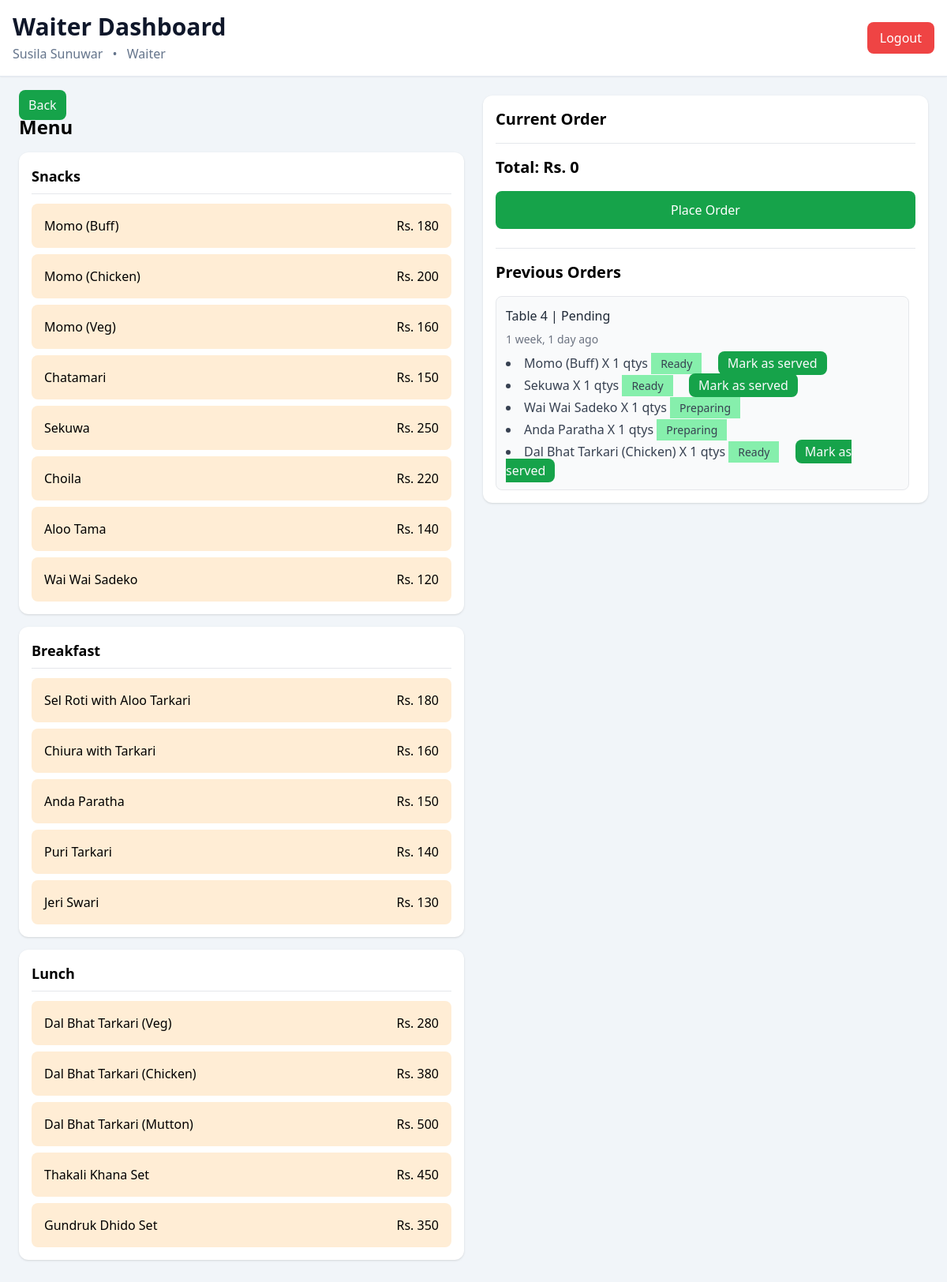
The page /orders/menu/18/ (signed in) on the database as committed earlier.
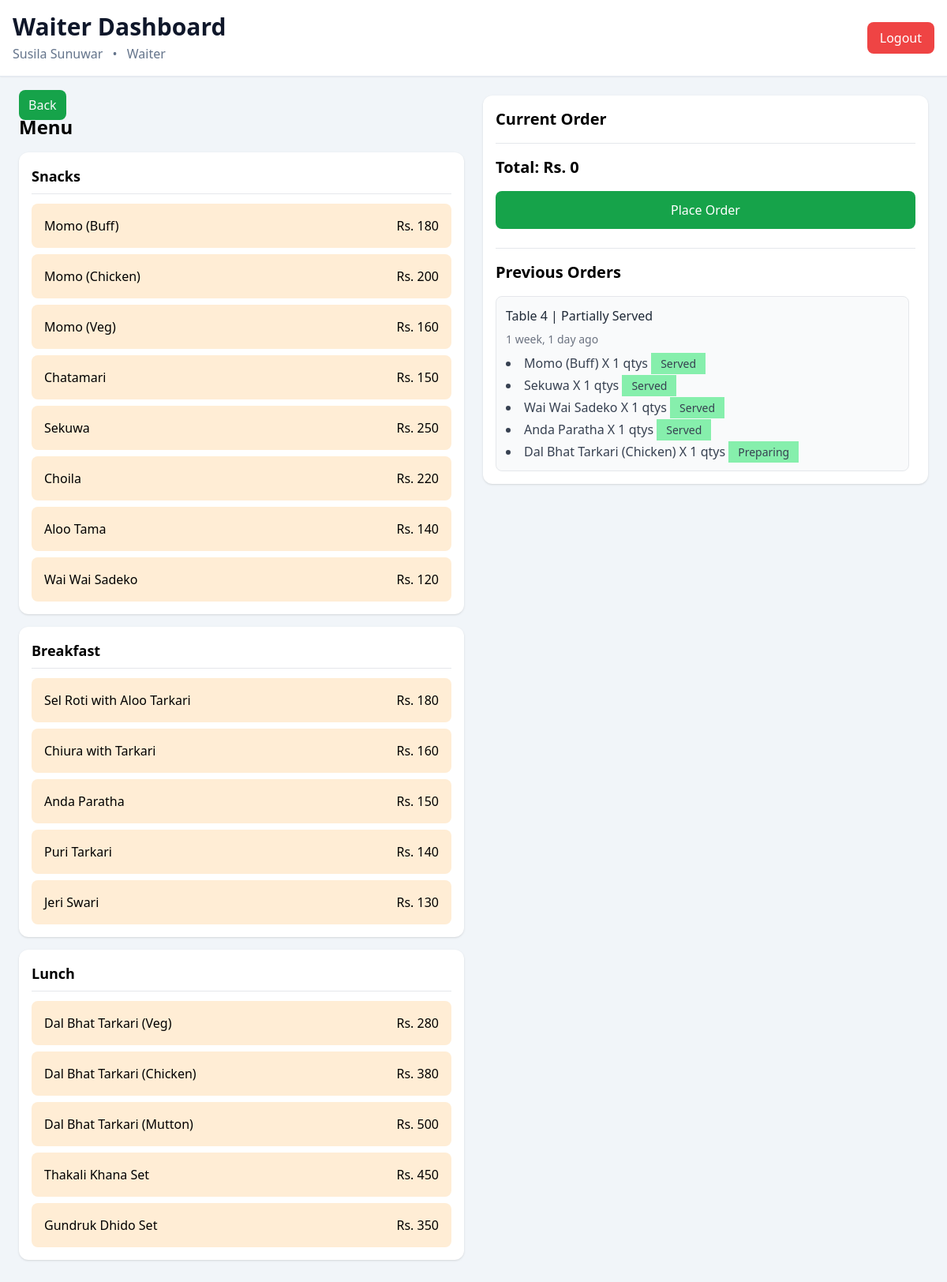
The same page on the database as committed later.
### accounts/models.py (models this page shows)
class User(AbstractUser):
    class ROLE_CHOICES(models.TextChoices):
        WAITER = 'w', 'Waiter'
        BILLING = 'b', 'Billing'
        KITCHEN = 'k', 'Kitchen'
        OWNER = 'o', 'Owner'
    role = models.CharField(choices=ROLE_CHOICES, max_length=2)

### orders/models.py (models this page shows, shortened)
class Category(models.Model):
    name = models.CharField(max_length=150)
    class Meta:
        verbose_name_plural = 'Categories'
    def __str__(self):
        return self.name

class MenuItem(models.Model):
    class PRIORITY_CHOICES(models.TextChoices):
        HIGH = '3', 'High'
        MEDIUM = '2', 'Medium'
        LOW = '1', 'Low'
    category = models.ForeignKey(Category, on_delete=models.CASCADE, related_name='items')
    name = models.CharField(max_length=200)
    price = models.PositiveIntegerField()
    description = models.TextField(null = True, blank = True)
    default_priority = models.CharField(choices=PRIORITY_CHOICES, default=PRIORITY_CHOICES.MEDIUM, max_length=2)
    est_time = models.PositiveIntegerField(help_text="Write estimated preparation time in minutes", null=True, blank=True)
    station = models.ForeignKey(KitchenStation, on_delete=models.SET_NULL, null=True, related_name='items')
    def __str__(self):
        return self.name

class Order(models.Model):
    class ORDER_STATUS(models.TextChoices):
        PENDING = 'p', 'Pending'
        PARTIALLY_SERVED = 'ps', 'Partially Served'
        SERVED = 's', 'Served'
        BILLED = 'b', 'Billed'
    id = models.UUIDField(primary_key=True, default=uuid.uuid4, editable=False)
    table = models.ForeignKey(Table, on_delete=models.PROTECT, related_name='orders')
    status = models.CharField(max_length=2, choices=ORDER_STATUS, default=ORDER_STATUS.PENDING)
    created_at =  models.DateTimeField(auto_now_add=True)

class Table(models.Model):
    name = models.CharField(max_length=20)
    is_reserved = models.BooleanField(default=False, null=True)
    def __str__(self):
        return self.name

class OrderItem(models.Model):
    class ITEM_STATUS(models.TextChoices):
        PREPARING = 'p', 'Preparing'
        READY = 'r', 'Ready'
        SERVED = 's', 'Served'
    order = models.ForeignKey(Order, on_delete=models.PROTECT, related_name='items')
    menu_item = models.ForeignKey(MenuItem, on_delete=models.PROTECT, related_name='order_items')
    price = models.PositiveIntegerField()
    quantity = models.PositiveIntegerField(default=1)
    status = models.CharField(choices=ITEM_STATUS, max_length=2, default=ITEM_STATUS.PREPARING)
    priority = models.CharField(choices= MenuItem.PRIORITY_CHOICES, default=MenuItem.PRIORITY_CHOICES.MEDIUM, max_length=2)
    def __str__(self):
        return f"{self.menu_item} X {self.quantity} qtys"

### orders/views.py (the view, shortened to what this page needs)
# urls.py: path("menu/<table_id>/", views.menu_view, name="menu_view_url"),
@role_required([User.ROLE_CHOICES.WAITER])
def menu_view(request, table_id):
    categories = Category.objects.all()
    orders = Order.objects.filter(
        table_id=table_id
        ).exclude(
            status=Order.ORDER_STATUS.BILLED
            ).order_by("-created_at")
    return render(request, "orders/menu.html", {
        'categories':categories,
        'table_id':table_id,
        'orders':orders
    })

### orders/templates/orders/menu.html (shortened to what this page needs)
{% extends 'orders/base.html' %}
{% load humanize %}
{% block heading %}
Waiter Dashboard
{% endblock %}
{% block main_content %}
  <div class="grid grid-cols-1 md:grid-cols-2 gap-6">
            <div>
                <a class="py-2 px-3 bg-green-600 text-gray-50 rounded-lg" href="{% url 'tables_view_url' %}">Back</a>
                <h1 class="text-2xl font-bold mb-4">Menu</h1>
                {% for category in categories %}
                <div class="bg-white rounded-xl shadow p-4 mb-4">
                    <h2 class="font-bold text-lg mb-3 border-b pb-2">
                        {{ category }}
                    </h2>
                    <div class="grid gap-2">
                        {% for item in category.items.all %}
                        <div class="menu-item cursor-pointer bg-orange-100 hover:bg-orange-200 rounded-lg p-4 transition"
                            data-item-id="{{ item.id }}" data-item-name="{{ item.name }}"
                            data-item-price="{{ item.price }}">
                            <div class="flex justify-between">
                                <span class="font-medium">{{ item.name }}</span>
                                <span>Rs. {{ item.price }}</span>
                            </div>
                        </div>
                        {% endfor %}
                    </div>
                </div>
                {% endfor %}
            </div>
            <div class="bg-white rounded-xl shadow p-4 h-fit sticky top-4">
                <h2 class="text-xl font-bold mb-4">
                    Current Order
                </h2>
                <form class="border-t mt-4 pt-4" method="post">
                    <h3 id="total-price" class="text-xl font-bold">
                        Total: Rs. 0
                    </h3>
                    <button id="place-order-btn"
                        class="w-full mt-4 bg-green-600 text-white py-3 rounded-lg hover:bg-green-700">
                        Place Order
                    </button>
                </form>
                <div class="border-t mt-6 pt-4">
                    <h3 class="text-xl font-bold mb-4">
                        Previous Orders
                    </h3>
                    <div class="max-h-80 overflow-y-auto pr-2 space-y-4">
                        {% for order in orders %}
                        <div class="bg-gray-50 rounded-lg p-3 border border-gray-200">
                            <div class="font-medium text-gray-800 mb-2">
                                {{ order.table }} | {{ order.get_status_display }}
                            </div>
                            <div class="text-sm text-gray-500 mb-2">
                                {{ order.created_at|naturaltime }}
                            </div>
                            <ul class="list-disc list-inside text-gray-700 space-y-1">
                                {% for item in order.items.all %}
                                <li>{{ item }}
                                    <span class="px-3 py-1 bg-green-300 text-sm">{{ item.get_status_display }}</span>
                                    {% if item.status == 'r' %}
                                    <span class="inline-block h-3 w-3 rounded-full blinking"></span>
                                    <a href="{% url 'served_confirmation_url' item.id  %}" class="bg-green-600 px-3 py-1 text-gray-50 rounded-lg hover:bg-green-800 cursor-pointer"> Mark as served </a>
                                    {% endif %}
                                </li>
                                {% endfor %}
                            </ul>
                        </div>
                        {% empty %}
                        <div class="text-gray-500 text-sm">
                            No previous orders found.
                        </div>
                        {% endfor %}
                    </div>
                </div>
            </div>
        </div>
{% endblock %}

### orders/templates/orders/base.html (shortened to what this page needs)
<!DOCTYPE html>
<html lang="en">
<head>
    <script src="https://cdn.tailwindcss.com"></script>
</head>
<body class="bg-slate-100 min-h-screen">
    <header class="sticky top-0 z-50 bg-white border-b border-slate-200 shadow-sm">
        <div class="max-w-7xl mx-auto px-4 py-4">
            <div class="flex flex-col md:flex-row md:items-center md:justify-between gap-4">
                <div>
                    <h1 class="text-3xl font-bold text-slate-900">
                       {% block heading %}
                       {% endblock %}
                    </h1>
                    <div class="mt-1 text-md text-slate-500">
                        {{ request.user.first_name }} {{ request.user.last_name }}
                        <span class="mx-2">•</span>
                        {{ request.user.get_role_display }}
                    </div>
                </div>
                <a href="{% url 'logout_view_url' %}"
                    class="inline-flex items-center justify-center px-4 py-2 rounded-lg bg-red-500 hover:bg-red-600 text-white font-medium transition">
                    Logout
                </a>
            </div>
        </div>
    </header>
    <main class="max-w-7xl mx-auto p-4 md:p-6">
        {% block main_content %}
        {% endblock %}
    </main>
</body>
</html>

Rows that differ between the two databases and show on the page:
changed Order "Table 4": status "Pending" → "Partially Served"
changed OrderItem "Momo (Buff) X 1 qtys": status "Ready" → "Served"; no longer shows "Mark as served"
changed OrderItem "Sekuwa X 1 qtys": status "Ready" → "Served"; no longer shows "Mark as served"
changed OrderItem "Wai Wai Sadeko X 1 qtys": status "Preparing" → "Served"
changed OrderItem "Anda Paratha X 1 qtys": status "Preparing" → "Served"
changed OrderItem "Dal Bhat Tarkari (Chicken) X 1 qtys": status "Ready" → "Preparing"; no longer shows "Mark as served"
